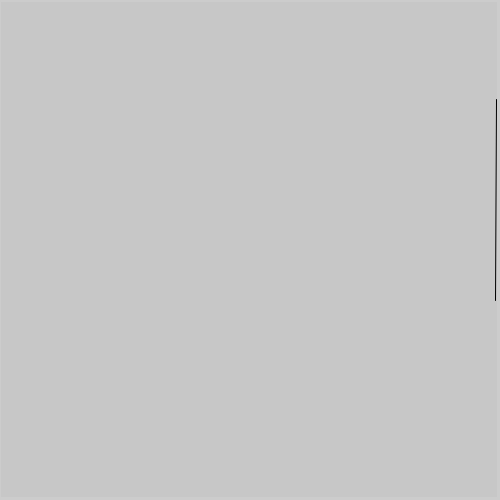
Frame 1 (no input)
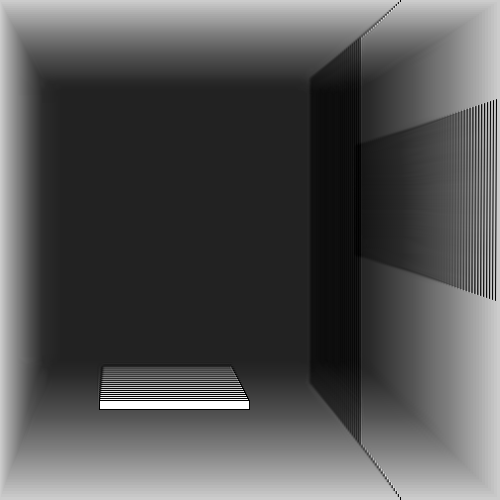
Frame 60 (the mouse pressed at the canvas centre just before this capture)
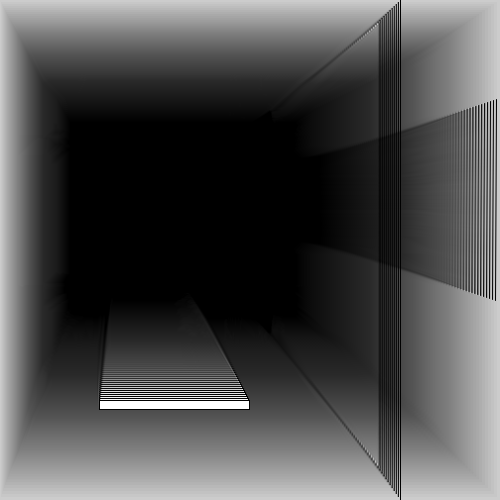
Frame 120 (the mouse held since frame 60 and released just before this capture)

The Processing sketch that drew these frames (run headless with seeded random() and noise(); from frame 60 on, the mouse is pressed at the canvas centre):

// Processing sketch: processing_3706
// ── processing_3706.pde

PImage i;int c=0;void setup(){ size(500,500);smooth();}void draw(){i=get();tint(250);image(i,1,2,496,495);if(c%99>9&&c%99<40)line(400,0,400,500);line(496,99,495,300);if(c>40)rect(99,400,150,9);c++;}
